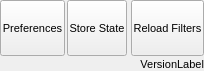
<?xml version="1.0" encoding="UTF-8"?>
<ui version="4.0">
 <class>FileAtenPopup</class>
 <widget class="QWidget" name="FileAtenPopup">
  <property name="geometry">
   <rect>
    <x>0</x>
    <y>0</y>
    <width>204</width>
    <height>71</height>
   </rect>
  </property>
  <property name="sizePolicy">
   <sizepolicy hsizetype="Minimum" vsizetype="Preferred">
    <horstretch>0</horstretch>
    <verstretch>0</verstretch>
   </sizepolicy>
  </property>
  <property name="maximumSize">
   <size>
    <width>16777215</width>
    <height>16777215</height>
   </size>
  </property>
  <property name="font">
   <font>
    <pointsize>8</pointsize>
   </font>
  </property>
  <property name="windowTitle">
   <string>File Aten Popup</string>
  </property>
  <layout class="QGridLayout" name="gridLayout">
   <property name="margin">
    <number>0</number>
   </property>
   <property name="spacing">
    <number>2</number>
   </property>
   <item row="0" column="3">
    <widget class="QToolButton" name="ReloadFiltersButton">
     <property name="sizePolicy">
      <sizepolicy hsizetype="Expanding" vsizetype="Fixed">
       <horstretch>0</horstretch>
       <verstretch>0</verstretch>
      </sizepolicy>
     </property>
     <property name="minimumSize">
      <size>
       <width>56</width>
       <height>56</height>
      </size>
     </property>
     <property name="maximumSize">
      <size>
       <width>128</width>
       <height>56</height>
      </size>
     </property>
     <property name="toolTip">
      <string>Reload all file filters</string>
     </property>
     <property name="text">
      <string>Reload Filters</string>
     </property>
     <property name="icon">
      <iconset resource="icons.qrc">
       <normaloff>:/aten/icons/aten_reloadfilters.svg</normaloff>:/aten/icons/aten_reloadfilters.svg</iconset>
     </property>
     <property name="iconSize">
      <size>
       <width>30</width>
       <height>30</height>
      </size>
     </property>
     <property name="checkable">
      <bool>false</bool>
     </property>
     <property name="autoExclusive">
      <bool>false</bool>
     </property>
     <property name="toolButtonStyle">
      <enum>Qt::ToolButtonTextUnderIcon</enum>
     </property>
     <property name="autoRaise">
      <bool>false</bool>
     </property>
    </widget>
   </item>
   <item row="0" column="0">
    <widget class="QToolButton" name="PreferencesButton">
     <property name="sizePolicy">
      <sizepolicy hsizetype="Expanding" vsizetype="Fixed">
       <horstretch>0</horstretch>
       <verstretch>0</verstretch>
      </sizepolicy>
     </property>
     <property name="minimumSize">
      <size>
       <width>56</width>
       <height>56</height>
      </size>
     </property>
     <property name="maximumSize">
      <size>
       <width>128</width>
       <height>56</height>
      </size>
     </property>
     <property name="toolTip">
      <string>Adjust program preferences</string>
     </property>
     <property name="text">
      <string>Preferences</string>
     </property>
     <property name="icon">
      <iconset resource="icons.qrc">
       <normaloff>:/aten/icons/aten_preferences.svg</normaloff>:/aten/icons/aten_preferences.svg</iconset>
     </property>
     <property name="iconSize">
      <size>
       <width>30</width>
       <height>30</height>
      </size>
     </property>
     <property name="checkable">
      <bool>false</bool>
     </property>
     <property name="autoExclusive">
      <bool>false</bool>
     </property>
     <property name="toolButtonStyle">
      <enum>Qt::ToolButtonTextUnderIcon</enum>
     </property>
     <property name="autoRaise">
      <bool>false</bool>
     </property>
    </widget>
   </item>
   <item row="1" column="0" colspan="4">
    <widget class="QLabel" name="VersionLabel">
     <property name="sizePolicy">
      <sizepolicy hsizetype="Minimum" vsizetype="Preferred">
       <horstretch>0</horstretch>
       <verstretch>0</verstretch>
      </sizepolicy>
     </property>
     <property name="text">
      <string>VersionLabel</string>
     </property>
     <property name="alignment">
      <set>Qt::AlignRight|Qt::AlignTrailing|Qt::AlignVCenter</set>
     </property>
    </widget>
   </item>
   <item row="0" column="1">
    <widget class="QToolButton" name="StoreStateButton">
     <property name="sizePolicy">
      <sizepolicy hsizetype="Expanding" vsizetype="Fixed">
       <horstretch>0</horstretch>
       <verstretch>0</verstretch>
      </sizepolicy>
     </property>
     <property name="minimumSize">
      <size>
       <width>56</width>
       <height>56</height>
      </size>
     </property>
     <property name="maximumSize">
      <size>
       <width>128</width>
       <height>56</height>
      </size>
     </property>
     <property name="toolTip">
      <string>Store current window size, state, and position as the default</string>
     </property>
     <property name="text">
      <string>Store State</string>
     </property>
     <property name="icon">
      <iconset resource="icons.qrc">
       <normaloff>:/aten/icons/aten_storedefault.svg</normaloff>:/aten/icons/aten_storedefault.svg</iconset>
     </property>
     <property name="iconSize">
      <size>
       <width>30</width>
       <height>30</height>
      </size>
     </property>
     <property name="checkable">
      <bool>false</bool>
     </property>
     <property name="autoExclusive">
      <bool>false</bool>
     </property>
     <property name="toolButtonStyle">
      <enum>Qt::ToolButtonTextUnderIcon</enum>
     </property>
     <property name="autoRaise">
      <bool>false</bool>
     </property>
    </widget>
   </item>
  </layout>
 </widget>
 <tabstops>
  <tabstop>PreferencesButton</tabstop>
  <tabstop>StoreStateButton</tabstop>
  <tabstop>ReloadFiltersButton</tabstop>
 </tabstops>
 <resources>
  <include location="icons.qrc"/>
 </resources>
 <connections/>
</ui>
